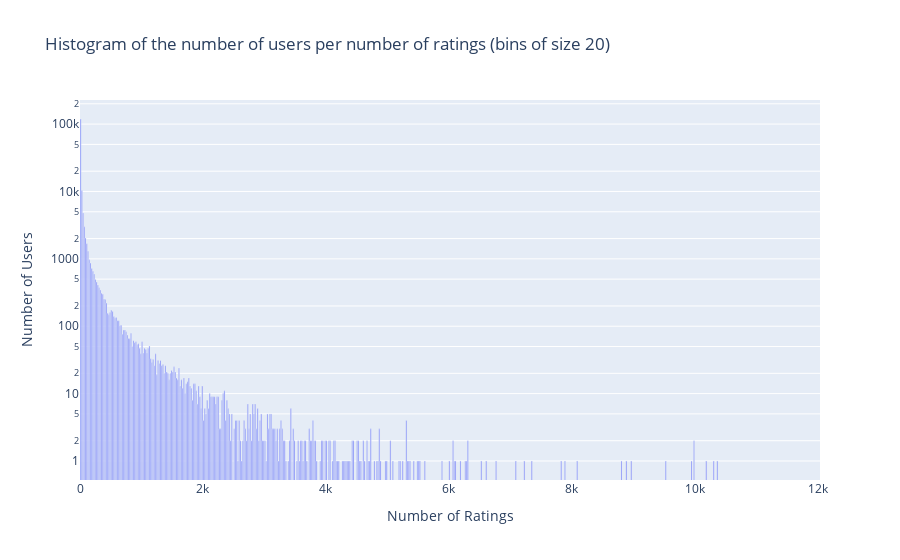

Notebook cell for this chart:
### Code cell
#we vizualize the number of ratings per user
counts, bins = np.histogram(df_users.nbr_ratings, bins=range(0, df_users.nbr_ratings.max(), 20))
bins = 0.5 * (bins[:-1] + bins[1:])
fig = px.bar(x=bins, y=counts, labels={'x' : 'Number of Ratings', 'y' : 'Number of Users'}, title = 'Histogram of the number of users per number of ratings (bins of size 20)',log_y=True)
fig.show()

### Figure 1 — Plotly figure (JSON) as saved in the notebook; plotly's stock layout.template omitted (floating-point values rounded to 4 significant figures; data arrays with more than 128 entries replaced by an {"elided": "..."} marker saying what was removed)
{"data": [{"alignmentgroup": "True", "hovertemplate": "Number of Ratings=%{x}<br>Number of Users=%{y}<extra></extra>", "legendgroup": "", "marker": {"color": "#636efa", "pattern": {"shape": ""}}, "name": "", "offsetgroup": "", "orientation": "v", "showlegend": false, "textposition": "auto", "type": "bar", "x": {"elided": "602 int values"}, "xaxis": "x", "y": {"elided": "602 int values"}, "yaxis": "y"}], "layout": {"barmode": "relative", "legend": {"tracegroupgap": 0}, "title": {"text": "Histogram of the number of users per number of ratings (bins of size 20)"}, "xaxis": {"anchor": "y", "domain": [0, 1], "title": {"text": "Number of Ratings"}}, "yaxis": {"anchor": "x", "domain": [0, 1], "title": {"text": "Number of Users"}, "type": "log"}}}
